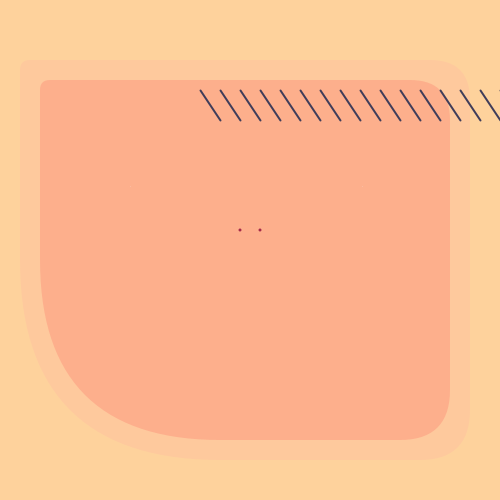
Frame 1 (no input)
Frame 60 (the mouse pressed at the canvas centre just before this capture): identical to frame 1, image omitted
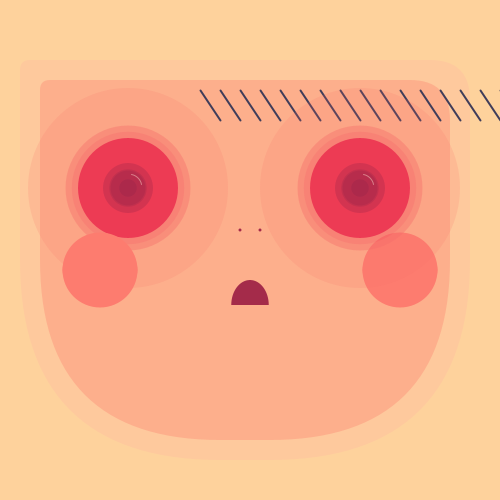
Frame 120 (the mouse held since frame 60 and released just before this capture)

The Processing sketch that drew these frames (run headless with seeded random() and noise(); from frame 60 on, the mouse is pressed at the canvas centre):

// Processing sketch: processing_111378
// ── processing_111378.pde


float v = 100;
//outline ring
int r=360;
//height of eye
int e=188;
//heigh of eye
int h=128;

void setup() {
  size(500, 500);
  smooth();

}
void draw() {
    v = mouseX; 
    float eyeOutside = map(v, 0, 600, 20, 80);
  
colorMode(RGB);


//background(254,202,154);
background(254, 210, 156);



//pink face

noStroke();
//fill(253, 132, 116);
fill(254, 201, 157);
rect(20, 60, 450, 400, 10, 40, v+50, 200);

fill(253, 175, 140);
rect(40, 80, 410, 360, 10, 40, v+50, 200);



//rosy cheeks
fill(253, 124, 111,v*2);
noStroke();
ellipse(100, 270, v*0.3,v*0.2);
ellipse(400, 270, v*0.3, v*0.2);


//eyebrows

//fill(167, 114, 42);
//noStroke();
//rect(120, 180, 400, 5, 30);
strokeWeight(2);
stroke(64, 61, 90);
for (int i =0;i<400;i+=20) {
  line(i+200, 90, i+220, 120);
}





//eyes

//left eyes
//strokeWeight(3);
//stroke(167, 114, 42);


//strokeWeight(4);
//line(90, 183, 150, 207);
//line(170, 207, 200, 183);
//fill(254,249,185);
//triangle(90,183,160,183,120,210);







//left eye ball

noStroke();

fill(246, 106, 105, 40);
ellipse(h, e, v*0.8, v*0.8);

fill(246, 106, 105, 100);
ellipse(h, e, v*0.50, v*0.50);

//hot pink

noStroke();
fill(234, 40, 75, 30);
ellipse(h, e, v*0.45, v*0.45);


noStroke();
fill(234, 40, 75, 200);
ellipse(h, e, v*0.40, v*0.40);

noStroke();
fill(163, 39, 75, 90);
ellipse(h, e, v*0.20, v*0.20);

noStroke();
fill(163, 39, 75, 90);
ellipse(h, e, v*0.15, v*0.15);

noStroke();
fill(163, 39, 75, 100);
ellipse(h, e, v*0.14, v*0.14);

noStroke();
fill(163, 39, 75, 140);
ellipse(h, e, v*0.07,v*0.07);


//highlight
strokeWeight(1);
stroke(250, 206, 194, 130);
//fill(250, 206, 194,150);
noFill();
arc(130, 186, v*0.09, v*0.09, 4.87, 6.13);



//strokeWeight(4);
//line(90, 183, 150, 207);
//line(170, 207, 200, 183);
//fill(254,249,185);
//triangle(90,183,160,183,120,210);

//rosy cheeks
fill(253, 124, 111);
noStroke();
ellipse(100, 270, v*0.30, v*0.30);
ellipse(400, 270, v*0.30, v*0.30);



//outline ring
//int r=360;
//height of eye
//int e=188;
//heigh of eye
//int h=128;

//right eye




//Right eye ball

noStroke();

fill(246, 106, 105, 40);
ellipse(r, e, v*0.80, v*0.80);

fill(246, 106, 105, 100);
ellipse(r, e, v*0.50, v*0.50);

//hot pink

noStroke();
fill(234, 40, 75, 30);
ellipse(h+232, e, v*0.45, v*0.45);


noStroke();
fill(234, 40, 75, 200);
ellipse(h+232, e, v*0.40, v*0.40);

noStroke();
fill(163, 39, 75, 90);
ellipse(h+232, 188, v*0.20, v*0.20);

noStroke();
fill(163, 39, 75, 90);
ellipse(h+232, e, v*0.15, v*0.15);

noStroke();
fill(163, 39, 75, 100);
ellipse(h+232, e, v*0.14, v*0.14);

noStroke();
fill(163, 39, 75, 140);
ellipse(h+232, e, v*0.07, v*0.07);


//highlight
strokeWeight(1);
stroke(250, 206, 194, 130);
//fill(250, 206, 194,150);
noFill();
arc(h+2+232, 186, v*0.09, v*0.09, 4.87, 6.13);




//mouth
noStroke();
fill(164, 43, 74);
arc(250, (300)+v*0.02, v*0.15, v*0.20, PI, TWO_PI);

//nostrils
//stroke(238, 110, 111);
strokeWeight(v*0.07);
ellipse(240, 230,3,3);
//strokeWeight(v*0.10);
ellipse(260, 230,3,3);

{


  }
}
